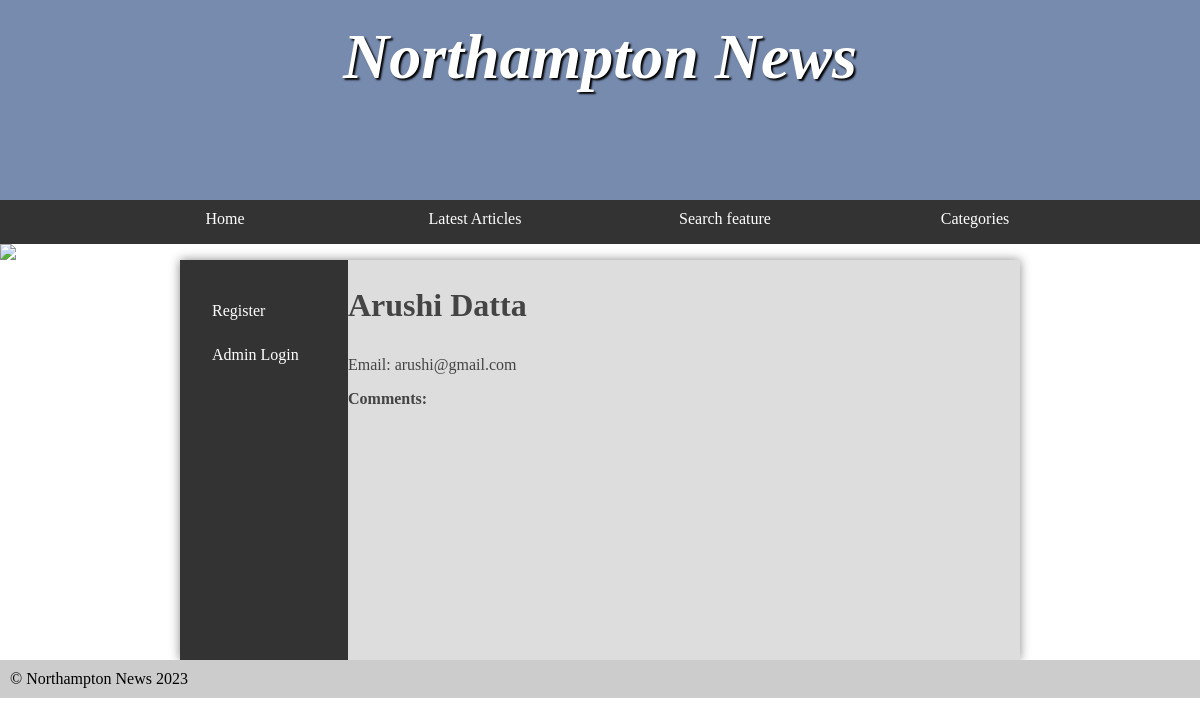
Page /userComments.php?email=arushi@gmail.com on the committed database.
### tables this page shows
CREATE TABLE `users` (
  `FirstName` varchar(20) DEFAULT NULL,
  `LastName` varchar(20) DEFAULT NULL,
  `DOB` date DEFAULT NULL,
  `Email` varchar(45) NOT NULL,
  `Password` varchar(45) NOT NULL,
  PRIMARY KEY (`Email`)
);

### connection.php (called while the page is built, shortened)
<?php
	class DbAccessObject{
		private $pdo;
		public function __construct($server, $username, $password, $schema){
			$this->pdo = new PDO("mysql:host=$server;dbname=$schema", "root", "root",
			[ PDO::ATTR_ERRMODE => PDO::ERRMODE_EXCEPTION]);
		}
		public function SaveByEmail($email){
			$query = $this->pdo->prepare('
				SELECT *
				FROM Users
				WHERE Email = :email
				');
			$criteria = ['email' => $email];
			$query->execute($criteria);
			return $query;
		}
	}

### layout.php (the view, shortened to what this page needs)
<?php
	require 'connection.php';
	$server = 'db';
	$username = 'root';
	$password = 'root';
	$schema = 'assignment';
	$connection = new DbAccessObject($server, $username, $password, $schema);
?>
<!doctype html>
<html lang="en">
  <head>
    <link rel="stylesheet" href="styles.css"/>
  </head>
  <body>
		<header>
			<section>
					<h1>Northampton News</h1>
			</section>
		</header>
		<nav>
			<ul>
				<li><a href="index.php">Home</a></li>
				<li><a href="latestArticle.php">Latest Articles</a></li>
				<li><a href="search.php">Search feature</a></li>
				<li><a href="adminCategories.php?category=category">Categories</a>
				</li>
			</ul>
		</nav>
		<img src="images/banners/randombanner.php" />

### userComments.php (shortened to what this page needs)
<?php
	require 'layout.php';
?>
<main>
<?php
	require 'sidebar_nav.php';
?>
<?php
	$user = $connection->SaveByEmail($_GET['email']);
	foreach ($user as $row){
		echo '<h2>' . $row['FirstName'] . " " . $row['LastName'] . '</h2>';
		echo '<p> Email: ' . $row['Email'] . '</p>';
	}
	echo '<h4> Comments: </h4>';
?>
		</main>
<?php
	require 'footer.php';
?>

### styles.css (style rules this page uses)
* { margin: 0; padding: 0; }
html { font-family: 'Oxygen-Regular', times, verdana, sans-serif; }
body { background-color: #fff; }
header { background-color: #778baf; color: white; height: 200px; }
nav { width: 100%; background-color: #333; overflow: auto; }
nav ul { width: 1000px; margin: auto; display: block; list-style-type: none; }
nav ul li { width: 25%; float: left; overflow: auto; text-align: center; }
nav a { color: white; padding-top: 10px; display: block; text-decoration: none; }
header section { display: block; }
header h1 { font-weight: bold; font-style: italic; }
h1 { font-size:4em; color: white; text-align: center; padding-top: 20px; text-shadow: 2px 2px 2px #000; }
main { min-height: 50vh; background-color: #ddd; width: 70vw; display: block; margin: auto; box-shadow: 0px 0px 10px #888; color:#444; }
main h2 { font-size:2em; }
p, li, h2 { margin-bottom: 1em; }
ul { margin-left: 2em; }
body > img { display: block; width: 100%; }
main { display: table; }

### rows in the picture
users: FirstName "Arushi", LastName "Datta", Email "arushi@gmail.com"
